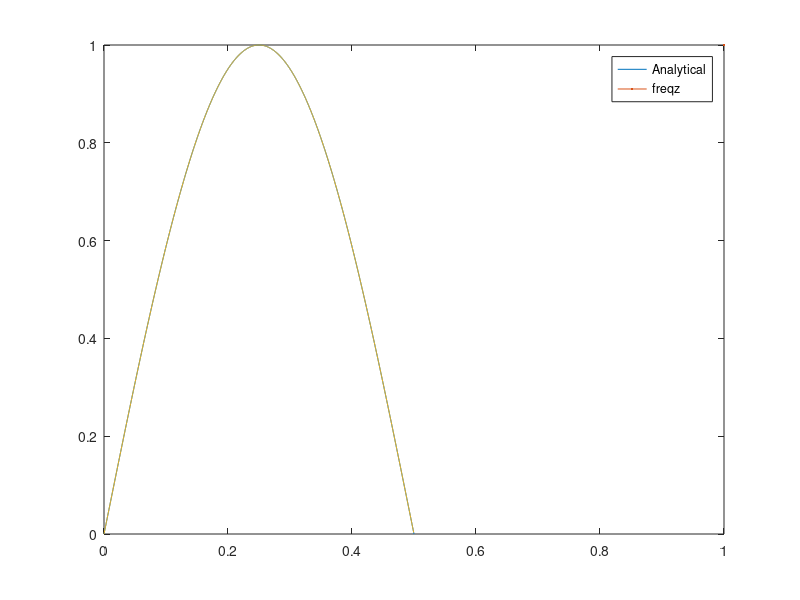

This chart was generated by the following MATLAB code: (Note: this script raises an error after producing the figure.)
clear; clc; close all;

%% Problem 1
% frequency response
f = linspace(0,1/2,1000);

H_derived = @(w) 0.5*(exp(1i*2*pi*w)-exp(-1i*2*pi*w));

[H,fz] = freqz([1/2,0,-1/2],1,length(f),1);

figure(1)
plot(f,abs(H_derived(f)),LineWidth=1)
hold on
plot(fz,abs(H))
legend('Analytical','freqz')
svf('freqresp')

%% Problem 2
fprintf('\n Problem 2 \n')
n = 100;
x_bar = 0;
SE = 1;

binedge = [-inf,-1,0,1,inf];
counts = [15,38,35,12];

figure(2)
histogram('BinEdges',binedge,'BinCounts',counts)

pd = makedist('Normal');
rng default;  % for reproducibility
x = random(pd,100,1);

norm_counts = histcounts(x,binedge);

s = SE*sqrt(100);
chi2 = sum((norm_counts - counts).^2/norm_counts);
fprintf('The Chi Square test statistic = %6.4f',chi2)
dof = 3;

%% Problem 3
fprintf('\n Problem 3 \n')

w = 1/10; %rad\s
f = @(t) cos(2*pi*w*t);

k = 0:100;
dt = [8.2,9.0,9.8];
s1 = f(k*dt(1));
s2 = f(k*dt(2));
s3 = f(k*dt(3));

t = dt'*k;

figure(3)
plot(t(1,:),s1)
svf('dteq8_2')
figure(4)
plot(t(2,:),s2)
svf('dteq9')
figure(5)
plot(t(3,:),s3)
svf('dteq9_8')

%% Problem 4
clc;close all

d4 = load('finalq4.mat');
x4 = d4.x; y4 = d4.y;

figure(6)
plot(x4,y4)

A = [ones(size(x4))' x4'];
% Ac = b

c = regress(y4',A);
fprintf('\n The regression coefficients:\n')
fprintf('%14.6f \n',c)
ym = A*c;
resid = y4' - ym;

CI = bootci(1000,{@(r) regress(ym+r,A),resid},'type', 'normal');
fprintf('\n CI of intercept:\n')
fprintf('%12.4f %12.4f',CI(:,1))
fprintf('\n CI of slope:\n')
fprintf('%12.4f %12.4f',CI(:,2))
cl = c - CI(1,:)';
cu = c + CI(2,:)';

yl = @(x) cl(1) + cl(2)*x;
yu = @(x) cu(2) + cu(2)*x;
y = @(x) c(1) + c(2)*x;
t_test = [100 200 300 1000];

y_test = y(t_test);
yl_test = yl(t_test);
yu_test = yu(t_test);

p4 = chi2gof(resid);

fprintf('\n Lower Bound of predicted values:\n')
fprintf('%12.4f \n',yl_test)
fprintf('\n Upper Bound of predicted values:\n')
fprintf('%12.4f \n',yu_test)
fprintf('\n Predicted Values:\n')
fprintf('%12.4f \n',y_test)
fprintf('\n\n Result of Chi2 test:\n')
fprintf('%12.4f \n',p4)

%% Problem 5

fprintf('\n\n Problem 5')
d5 = load('finalq5.mat');
x5 = d5.x';y5 = d5.y';
dt = mean(diff(x5));

[f,Pxx] = psd(numel(y5),1/dt,y5);

figure(get(gcf,'number') +1)
plot(f,Pxx)
xlabel('frequency (Hz)')
xscale('log')
xlim([0,max(f)+1])
svf('psd51')

freq = [0.00999 0.0999 0.999 3.996];

M = vand(freq,x5);
coeff = M\y5; % coeff pattern sine cosine
ym5 = M*coeff;

fprintf(' \n Coefficients for 0.0099:\n')
fprintf(' %12.4f %12.4f',coeff(1:2))
fprintf(' \n Coefficients for 0.0999:\n')
fprintf(' %12.4f %12.4f',coeff(3:4))
fprintf(' \n Coefficients for 0.999:\n')
fprintf(' %12.4f %12.4f',coeff(5:6))
fprintf(' \n Coefficients for 3.996:\n')
fprintf(' %12.4f %12.4f',coeff(7:8))

yr = y5 - ym5;
[f,Pxx] = psd(numel(y5),1/dt,yr);
figure(get(gcf,'Number')+1)
plot(x5,yr)
svf('p5rmvddomfreq')
figure(get(gcf,'Number')+1)
plot(f,Pxx)
xscale('log')
svf('psd52')

A = [ones(size(x5)) x5 x5.^2 x5.^3];
coeff2 = A\yr;

fprintf('\nRemaining variance estimate:\n')
fprintf('%12.4f \n',coeff2)

figure(get(gcf,'Number')+1)
plot(x5,yr-A*coeff2)
svf('p5cubicrmvd')

%% Problem 6
close all
fprintf('\n\n Problem 6\n')
% Low pass filter:
cutoff = 0.3;
b = fir1(50,cutoff,'low'); 
fprintf('Cutoff Frequency:\n %12.4f Hz\n',cutoff)
yf = filter(b,1,y5);

[f,Pxx] = psd(numel(y5),1/dt,yf);
figure(get(gcf,'Number')+1)
plot(f,Pxx)
xscale('log')
svf('lowpassfir_psd')

band =[0.09 0.11];

bb = fir1(39,band,'bandpass',hann(40));
ybf = filter(bb,1,yf);


[f,Pxx] = psd(numel(y5),1/dt,ybf);
figure(get(gcf,'Number')+1)
plot(f,Pxx)
xscale('log')
svf('bandpassfir_psd')

figure(get(gcf,'Number')+1)
plot(x5,ybf)
svf('fbpy5')

%% Problem 7
d7 = load('finalq7.mat');

time = d7.time;
data = d7.data;
MO = NaN(592,51*41);
ll =1;
for ii = 1:51
    for jj = 1:41
      k = data(ii,jj,:);
      MO(:,ll) = k;
      ll = ll +1;
    end
end

if isempty(find(isnan(MO)))
    disp('good to continue')
end

% Center the data
for jj = 1:2091
    v = MO(:,jj);
    MO(:,jj) = v - mean(v);
end

% SVD
[u,s,v] = svd(MO,'econ');

lambda = s.^2;
vtot = sum(lambda,'all');
lambda = 100*lambda/vtot;

disp(lambda(1,1))
disp(lambda(2,2))
disp(lambda(3,3))
disp(lambda(4,4))
disp(lambda(5,5))
disp(lambda(1,1) + lambda(2,2)+lambda(3,3)+lambda(4,4)+lambda(5,5)+lambda(6,6)+lambda(7,7)+lambda(8,8)+lambda(9,9))
V1 = v*s;

for i = 1:size(v,2)
    Vmean(i) = mean(V1(:,i));
end

for j = 1:size(u,2)
    PCTS(:,j) = u(:,j)*Vmean(j);
end

num_modes = 4;
LVm = zeros(size(v));

for k = 1:size(v,2)
    LVm(:,k) = V1(:,k)./Vmean(k);
end

EOF = PCTS(:,9)*LVm(:,9)';

for i = 1:num_modes
    titl = strcat('PCTSmode',string(i));
    figure(get(gcf,'Number')+1)
    plot(time,PCTS(:,i))
    svf(titl)
    figure(get(gcf,'Number')+1)
    titl = strcat('LVm',string(i));
    plot(time,LVm(i,:))
end

% Re-Center the reconstructed data
for jj = 1:2091
    v = MO(:,jj);
    EOF(:,jj) = EOF(:,jj) + mean(v);
end

% restructure the data
new_dat = NaN(size(data));
ll = 1;
for ii = 1:51
    for jj = 1:41
        new_dat(ii,jj,:) = EOF(:,ll);
        ll = ll+1;
    end
end
[X,Y] = meshgrid(1:41,1:51);
for ii = 1:4
    figure(fig())
    tiledlayout (1,2)
    nexttile
    surf(X,Y,new_dat(:,:,ii*100))
    title('EOF')
    nexttile
    surf(X,Y,data(:,:,ii*100))
    title('Original')
    filename = strcat('EOFteq',strcat(ii*100));
    svf(filename)
end
%% Functions
function svf(name)
% saves figures with the name specified
    loc = strcat('Images/',name,'.png'); % provides path and name 
    saveas(gcf,loc) % saves current figure at specified path and name
end

function [f,Pxx] = psd(n,df,y)
% calculates the power spectral density of y, with n points and df =fs
% returns the PSD Pxx and frequency vector f
    ffte = fft(y);
    Py = abs(ffte).^2/n;
    Pyy = Py(1:floor(n/2)+1);
    Pxx = [Pyy(1);2*Pyy(2:end)];
    f = 0:df/n:df/2; % cycles/time
end

function [V,identity] = vand(f,t) 
% constructs the Vandermonde matrix
        SIN = @(w,t) sin(w*t);
        COS = @(w,t) cos(w*t);
        
        S = NaN(1,numel(f));
        C = NaN(size(S));
        
        fr = f*2*pi; % converts f from cycles/time -> rad/time

        V = ones(numel(t),(2*numel(f)));
        %V(:,2) = t';
        identity = NaN(size(V,2),1);
        for ii = 1:numel(f)
           S = SIN(fr(ii),t);
           C = COS(fr(ii),t);
           V(:,(2*ii-1 :2*ii)) = [S, C];

           % creates a vector that can be used to easily indentify and
           % extract specific coefficents
           identity((2*ii-1:2*ii)) = [f(ii);f(ii)];
        end
end

function n=fig()
    n = get(gcf,'Number') +1;
end